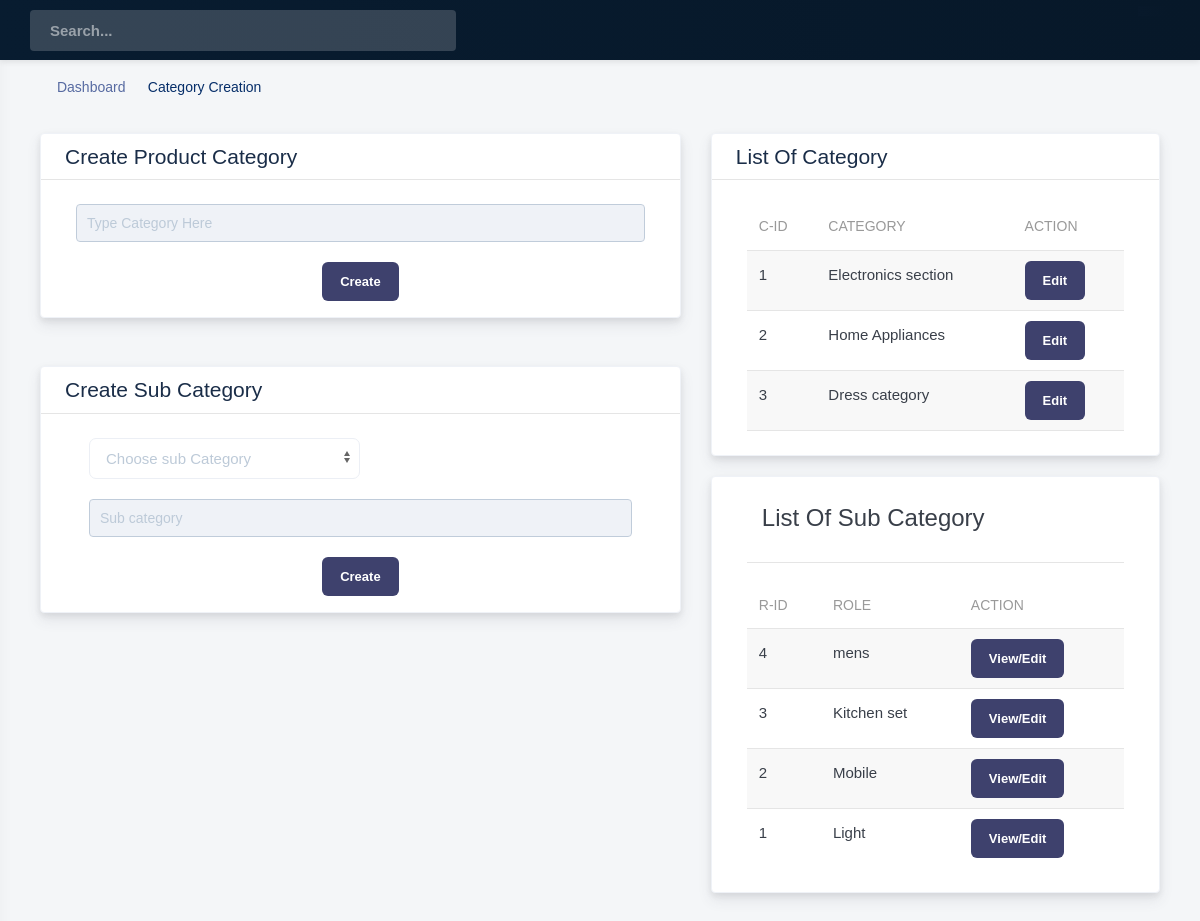
/admindash/category-create/, run on the app's committed database.
### ShoppingApp/models.py (models this page shows, shortened)
class CareerCategory(models.Model):
    category_id=models.IntegerField(default=0)
    category=models.CharField(max_length=255)

class Category_role(models.Model):
    cat_id=models.IntegerField(default=0)
    cat_category=models.CharField(max_length=255)
    cat_sub=models.CharField(max_length=255)
    cat_create_date=models.DateTimeField(default=datetime.now,blank=True)

### ShoppingApp/views.py (the view, shortened to what this page needs)
# urls.py: path('admindash/category-create/',views.Category,name='category-create'),
def Category(request):
    category_list=CareerCategory.objects.all()
    cfp_list=Category_role.objects.order_by("-cat_create_date")
    context={
        'category_list':category_list,
        'cfp_list':cfp_list,
    }
    return render(request,'admin_section/category-create.html',context)

### templates/admin_section/category-create.html (shortened to what this page needs)
{% extends 'admin_base.html' %}
{% block content %}
    <div id="wrapper" class="admin-panel">
    {% include 'partials/admin_partials/_header.html' %}
    <div class="page-content">
            <div class="page-content-inner">
                <div class="d-flex">
                    <nav id="breadcrumbs" class="mb-3">
                        <ul>
                            <li><a href="#"> <i class="uil-home-alt"></i> Dashboard</a></li>
                            <li> Category Creation </li>
                        </ul>
                    </nav>
                </div>
                <div class="row">
                  <div class="col-md-7" >
                    <div class="uk-width-4-4@m my-3">
                        <div class="card rounded">
                          <div class=" py-2 px-4">
                              <h4 class="mb-0">Create Product Category </h4>
                          </div>
                          <hr class="m-0">
                          <div class=" container py-3 uk-width-expand">
                            <form name="categorycreate" method="POST">
                                <fieldset class="uk-fieldset">
                                    <div class="uk-margin mt-2">
                                        <input class="uk-input bg-secondary" name="cagname" type="text" placeholder="Type Category Here" required>
                                    </div>
                                    <div class="text-center">
                                      <button class="btn btn-default" name="category_submit">Create</button>
                                    </div>
                                </fieldset>
                            </form>
                            </div>
                        </div>
                    </div>
                    <div class="uk-width-expand my-5">
                        <div class="card rounded">
                          <div class=" py-2 px-4">
                              <h4 class="mb-0"> Create Sub Category </h4>
                          </div>
                          <hr class="m-0">
                          <div class=" container mt-2 py-3 px-5 uk-width-expand">
                            <form name="cfpcreate" method="POST">
                                <fieldset class="uk-fieldset">
                                    <div class="uk-margin uk-width-1-2">
                                        <select name="cat_cag" class="uk-select" required>
                                            <option disabled selected value>Choose sub Category</option>
                                        </select>
                                    </div>
                                    <div class="uk-margin">
                                        <input class="uk-input bg-secondary" name="cat_sub" type="text" placeholder="Sub category" required>
                                    </div>
                                    <div class="text-center">
                                      <button class="btn btn-default" name="cfp_submit" onclick="Skillsubmit()">Create</button>
                                    </div>
                                </fieldset>
                            </form>
                            </div>
                        </div>
                    </div>
                  </div>
                  <div  class="col-md-5 my-3">
                    <div class="uk-width-expand">
                        <div class="card rounded">
                          <div class=" py-2 px-4">
                              <h4 class="mb-0">List of Category </h4>
                          </div>
                          <hr class="m-0">
                          <div class=" container py-4 uk-width-expand">
                                <table class="uk-table uk-table-small uk-table-hover uk-table-striped" uk-table-divider" >
                                  <thead>
                                      <tr>
                                          <th>C-Id</th>
                                          <th>Category</th>
                                          <th>Action</th>
                                      </tr>
                                  </thead>
                                  <tbody>
                                    {% for item in category_list %}
                                      <tr>
                                        <td>{{item.category_id}}</td>
                                        <td>{{item.category}}</td>
                                        <td><a href="{% url 'categoryEdit' item.category_id %}" class="btn btn-default">Edit</a></td>
                                      </tr>
                                      {% endfor %}
                                  </tbody>
                                </table>
                            </div>
                        </div>
                    </div>
                    <div class="uk-width-expand my-3">
                        <div class="card rounded">
                          <div class=" container py-4 uk-width-expand">
                                <div class="d-flex uk-flex-center">
                                  <div class="col-md-12 my-auto">
                                      <legend class="uk-legend">List Of Sub Category</legend>
                                  </div>
                                </div>
                                <hr style="width:70% mx-auto mt-0">
                                <table class="uk-table uk-table-small uk-table-hover uk-table-striped" uk-table-divider>
                                  <thead>
                                      <tr>
                                          <th>R-Id</th>
                                          <th>Role</th>
                                          <th>Action</th>
                                      </tr>
                                  </thead>
                                  <tbody>
                                    {% for item in cfp_list %}
                                      <tr>
                                        <td>{{item.cat_id}}</td>
                                        <td>{{item.cat_sub}}</td>
                                        <td><a href="{% url 'subEdit' item.pk %}" class="btn btn-default">View/Edit</a></td>
                                      </tr>
                                      {% endfor %}
                                  </tbody>
                                </table>
                            </div>
                        </div>
                    </div>
                  </div>
                </div>
            </div>
        </div>
    </div>
{% endblock %}

### data on the page
CareerCategory: category_id "1", category "Electronics section"
CareerCategory: category_id "2", category "Home Appliances"
CareerCategory: category_id "3", category "Dress category"
Category_role: cat_id "4", cat_sub "mens"
Category_role: cat_id "3", cat_sub "Kitchen set"
Category_role: cat_id "2", cat_sub "Mobile"
Category_role: cat_id "1", cat_sub "Light"
